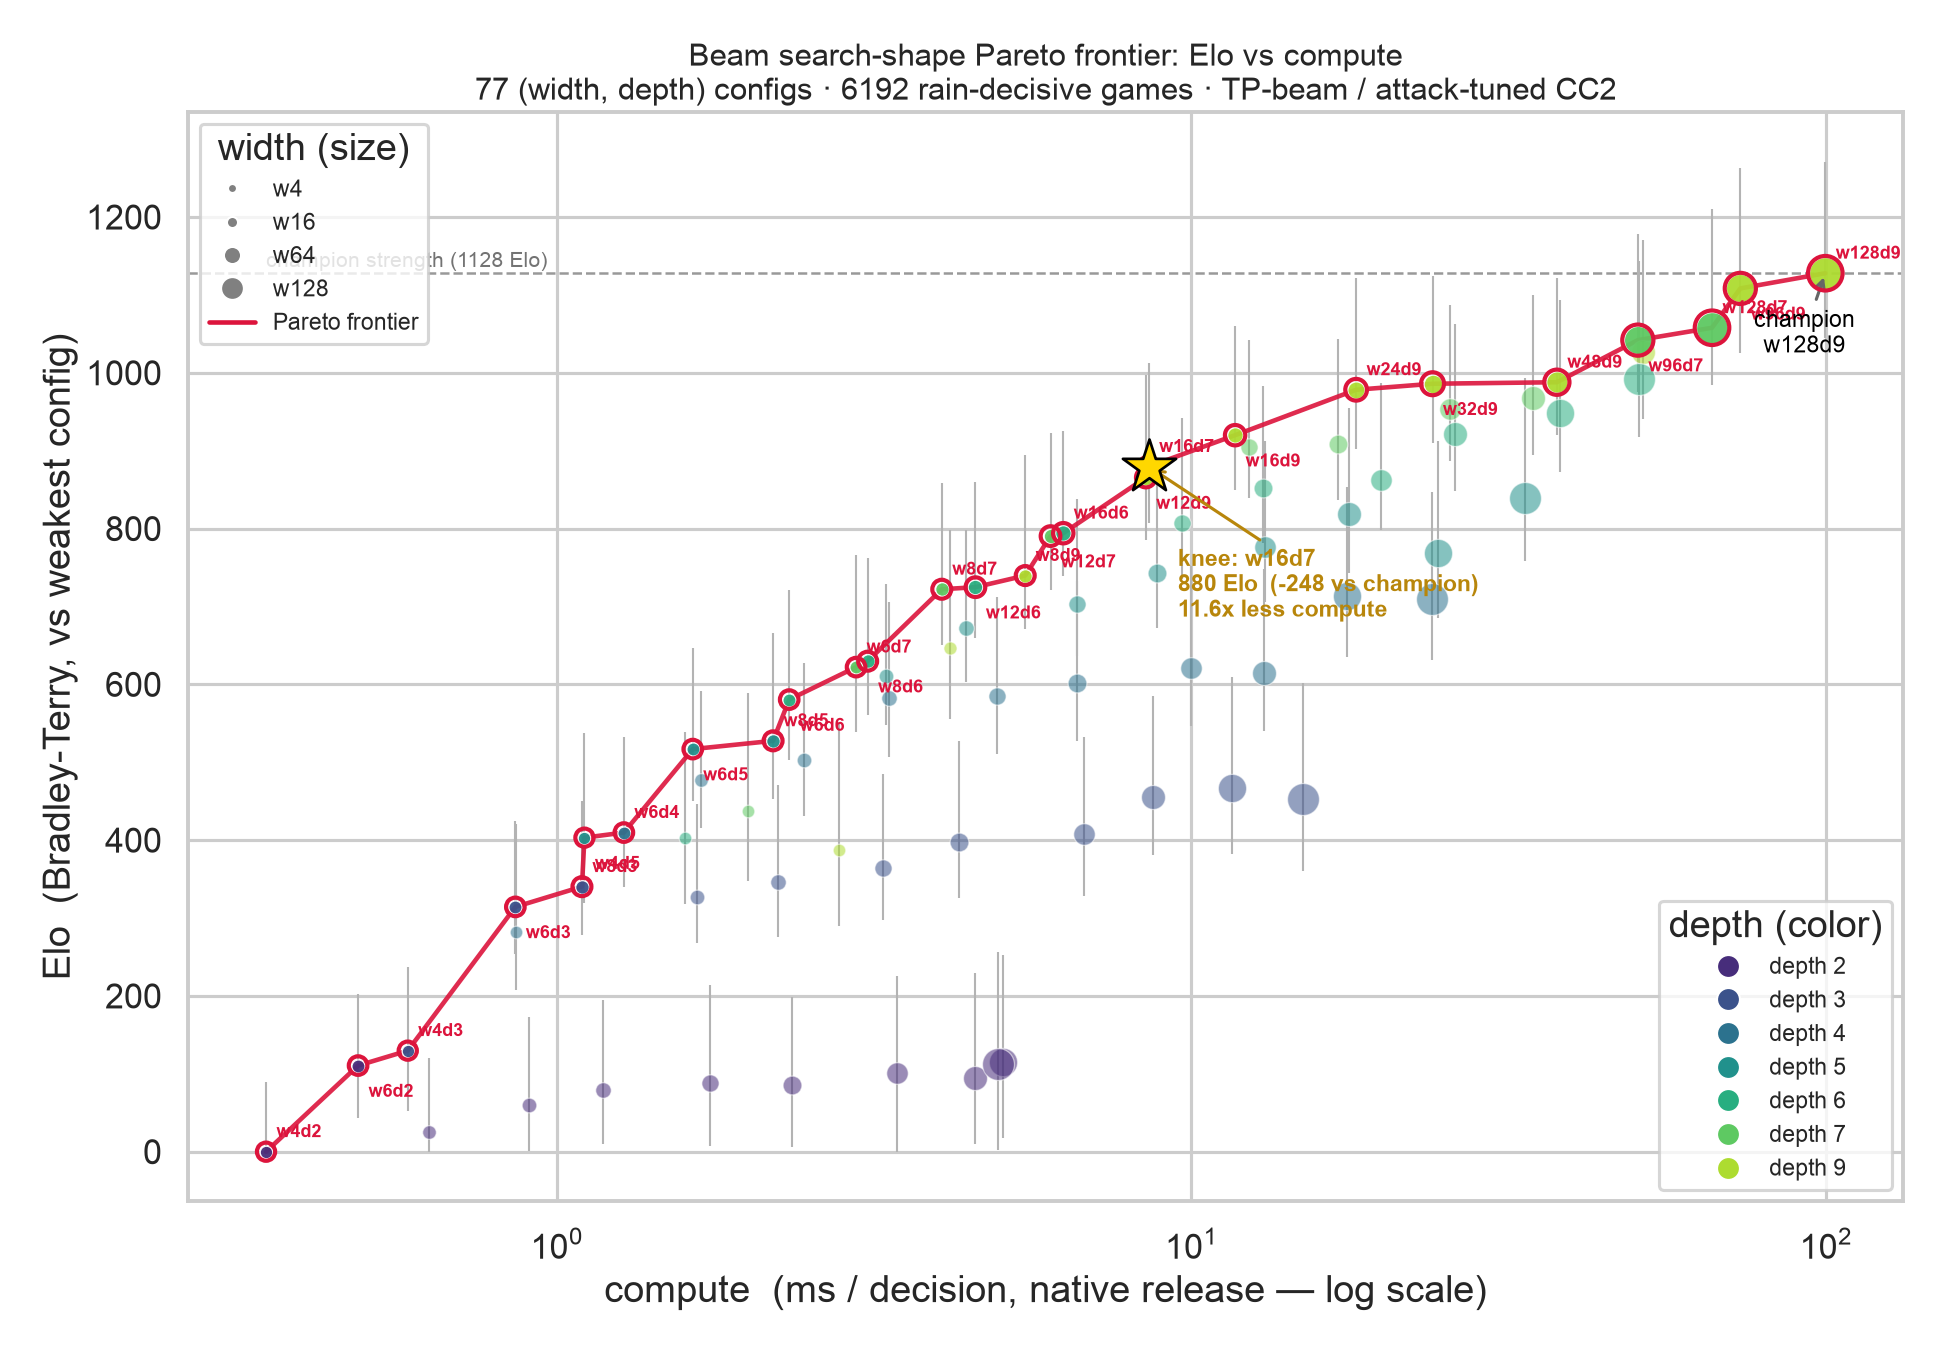

The script that saved this image:
# /// script
# requires-python = ">=3.11"
# dependencies = ["numpy", "scipy", "pandas", "matplotlib", "seaborn"]
# ///
"""Fit Elo from the versus tournament's pairwise matrix and plot Elo vs compute.

Inputs (written by `cargo run -p tetr-research --example elo_pareto`):
  configs.csv : label,width,depth,compute_ms,nodes   (the compute x-axis)
  pairs.csv   : a,b,a_wins,b_wins,draws,games         (the pairwise outcomes)

Model: Bradley-Terry. Config i has strength theta_i; P(i beats j) = sigmoid(theta_i-theta_j).
A draw counts as half a win to each side. A small L2 ridge regularizes perfectly-separated
edges (cross-strength matchups that go 24-0) and fixes the additive gauge. Elo = theta *
400/ln(10) (a 400-point gap == 10:1 odds), anchored so the weakest config sits at 0.
95% CIs come from a multinomial bootstrap over each edge's games.

Run:  uv run analysis/elo-pareto/elo_pareto.py
"""
from __future__ import annotations

import pathlib
import sys

import numpy as np
import pandas as pd
import matplotlib.pyplot as plt
import matplotlib.cm as cm
import seaborn as sns
from scipy.optimize import minimize
from scipy.special import expit, log_expit

HERE = pathlib.Path(__file__).resolve().parent
ELO_SCALE = 400.0 / np.log(10.0)
RIDGE = 1e-3


def load() -> tuple[pd.DataFrame, pd.DataFrame]:
    cfg = pd.read_csv(HERE / "configs.csv")
    pairs = pd.read_csv(HERE / "pairs.csv")
    # keep only pairs whose endpoints both have a compute row
    known = set(cfg.label)
    pairs = pairs[pairs.a.isin(known) & pairs.b.isin(known)].reset_index(drop=True)
    return cfg, pairs


def fit_bt(labels: list[str], pairs: pd.DataFrame) -> np.ndarray:
    """Maximum-likelihood Bradley-Terry strengths (in nats), gauge-fixed by the ridge."""
    idx = {lab: k for k, lab in enumerate(labels)}
    i = pairs.a.map(idx).to_numpy()
    j = pairs.b.map(idx).to_numpy()
    si = pairs.a_wins.to_numpy(float) + 0.5 * pairs.draws.to_numpy(float)  # eff. wins for i
    sj = pairs.b_wins.to_numpy(float) + 0.5 * pairs.draws.to_numpy(float)  # eff. wins for j
    n = len(labels)

    def nll_grad(theta: np.ndarray):
        d = theta[i] - theta[j]
        nll = -(si * log_expit(d) + sj * log_expit(-d)).sum() + RIDGE * theta @ theta
        p = expit(d)
        g_edge = (si + sj) * p - si  # d nll / d d
        grad = np.zeros(n)
        np.add.at(grad, i, g_edge)
        np.add.at(grad, j, -g_edge)
        grad += 2.0 * RIDGE * theta
        return nll, grad

    res = minimize(nll_grad, np.zeros(n), jac=True, method="L-BFGS-B")
    return res.x - res.x.mean()


def bootstrap(labels, pairs, reps=400, seed=0) -> np.ndarray:
    """Multinomial-resample each edge's games; refit. Returns (reps, n_configs) Elo draws."""
    rng = np.random.default_rng(seed)
    out = np.empty((reps, len(labels)))
    a_w = pairs.a_wins.to_numpy()
    b_w = pairs.b_wins.to_numpy()
    dr = pairs.draws.to_numpy()
    tot = (a_w + b_w + dr).clip(min=1)
    p = np.stack([a_w / tot, b_w / tot, dr / tot], axis=1)
    for r in range(reps):
        res = np.array([rng.multinomial(t, pr) for t, pr in zip(tot, p)])
        bp = pairs.copy()
        bp.a_wins, bp.b_wins, bp.draws = res[:, 0], res[:, 1], res[:, 2]
        out[r] = fit_bt(labels, bp) * ELO_SCALE
    return out


def pareto_front(compute: np.ndarray, elo: np.ndarray) -> np.ndarray:
    """Indices of non-dominated points: no other point is cheaper AND stronger."""
    order = np.argsort(compute)
    front, best = [], -np.inf
    for k in order:
        if elo[k] > best + 1e-9:
            front.append(k)
            best = elo[k]
    return np.array(front)


def elbow(compute: np.ndarray, elo: np.ndarray) -> int:
    """Kneedle elbow on a concave frontier: the point farthest above the chord joining the
    cheapest and most-expensive frontier points, in normalized (log-compute, Elo) space.
    This is the diminishing-returns knee — beyond it, strength costs disproportionate compute."""
    if len(compute) < 3:
        return 0  # degenerate frontier (single/two points) — the cheapest is the only "knee"
    x = np.log10(compute)
    x = (x - x.min()) / max(np.ptp(x), 1e-9)
    y = (elo - elo.min()) / max(np.ptp(elo), 1e-9)
    span = x[-1] - x[0]
    if abs(span) < 1e-9:  # all frontier points at one compute (shouldn't happen on real data)
        return int(np.argmax(y))
    chord = y[0] + (y[-1] - y[0]) / span * (x - x[0])
    return int(np.argmax(y - chord))


def main() -> int:
    cfg, pairs = load()
    if pairs.empty:
        print("pairs.csv is empty — run the tournament first", file=sys.stderr)
        return 1

    # connectivity check (BT needs the comparison graph connected)
    labels = list(cfg.label)
    import scipy.sparse.csgraph as cg
    from scipy.sparse import coo_matrix

    idx = {lab: k for k, lab in enumerate(labels)}
    ii = pairs.a.map(idx).to_numpy()
    jj = pairs.b.map(idx).to_numpy()
    adj = coo_matrix((np.ones(len(ii) * 2), (np.r_[ii, jj], np.r_[jj, ii])), shape=(len(labels),) * 2)
    n_comp, comp = cg.connected_components(adj, directed=False)
    main_comp = np.bincount(comp).argmax()
    keep = comp == main_comp
    if not keep.all():
        dropped = [labels[k] for k in range(len(labels)) if not keep[k]]
        print(f"warning: {len(dropped)} configs not in the main connected component "
              f"({keep.sum()}/{len(labels)} kept) — DROPPED from the fit: {', '.join(dropped)}",
              file=sys.stderr)
    cfg = cfg[keep].reset_index(drop=True)
    labels = list(cfg.label)
    known = set(labels)
    pairs = pairs[pairs.a.isin(known) & pairs.b.isin(known)].reset_index(drop=True)

    theta = fit_bt(labels, pairs)
    elo = theta * ELO_SCALE
    elo = elo - elo.min()  # anchor weakest config at 0
    boot = bootstrap(labels, pairs)
    boot = boot - boot.min(axis=1, keepdims=True)
    lo, hi = np.percentile(boot, [2.5, 97.5], axis=0)

    cfg = cfg.assign(elo=elo, elo_lo=lo, elo_hi=hi)
    games = int(pairs.games.sum())
    front = pareto_front(cfg.compute_ms.to_numpy(), cfg.elo.to_numpy())
    cfg["on_front"] = False
    cfg.loc[front, "on_front"] = True
    cfg.to_csv(HERE / "elo.csv", index=False)  # the fitted strengths, for scaling_analysis.py

    # ---- summary ----
    print(f"\nfit on {len(cfg)} configs, {len(pairs)} matchups, {games} games\n")
    fc = cfg.iloc[front].sort_values("compute_ms")
    print("Pareto frontier (compute-efficient configs):")
    print(fc[["label", "width", "depth", "compute_ms", "nodes", "elo"]]
          .to_string(index=False, float_format=lambda v: f"{v:.2f}"))
    champ = cfg.loc[cfg.compute_ms.idxmax()]
    # the knee = the diminishing-returns elbow of the frontier
    fc_sorted = fc.sort_values("compute_ms").reset_index(drop=True)
    knee = fc_sorted.iloc[elbow(fc_sorted.compute_ms.to_numpy(), fc_sorted.elo.to_numpy())]
    print(f"\nknee (elbow): {knee.label} = {knee.elo:.0f} Elo "
          f"({knee.elo - champ.elo:+.0f} vs champion {champ.label}) at {knee.compute_ms:.1f} ms "
          f"= {champ.compute_ms / knee.compute_ms:.1f}x less compute than the champion.")

    # ---- plot ----
    sns.set_theme(style="whitegrid", context="talk")
    fig, ax = plt.subplots(figsize=(13, 9))
    depths = sorted(cfg.depth.unique())
    palette = dict(zip(depths, sns.color_palette("viridis", len(depths))))

    # CI whiskers (thin)
    ax.vlines(cfg.compute_ms, cfg.elo_lo, cfg.elo_hi, color="0.7", lw=1.0, zorder=1)
    # all configs: color = depth, size = width
    for _, r in cfg.iterrows():
        ax.scatter(r.compute_ms, r.elo, s=30 + r.width * 1.6, color=palette[r.depth],
                   edgecolor="white", lw=0.6, zorder=3,
                   alpha=0.95 if r.on_front else 0.55)
    # frontier line + emphasis
    ax.plot(fc.compute_ms, fc.elo, color="crimson", lw=2.2, zorder=2, alpha=0.9,
            label="Pareto frontier")
    ax.scatter(fc.compute_ms, fc.elo, s=70 + fc.width * 1.6, facecolor="none",
               edgecolor="crimson", lw=2.0, zorder=4)

    # label frontier configs + the champion
    for n, (_, r) in enumerate(fc.sort_values("compute_ms").iterrows()):
        ax.annotate(r.label, (r.compute_ms, r.elo), textcoords="offset points",
                    xytext=(5, 7 if n % 2 == 0 else -15), fontsize=8.5,
                    color="crimson", weight="bold")
    ax.annotate(f"champion\n{champ.label}", (champ.compute_ms, champ.elo),
                textcoords="offset points", xytext=(-10, -38), fontsize=11,
                ha="center", color="black",
                arrowprops=dict(arrowstyle="->", color="0.4"))

    # champion-strength reference + the diminishing-returns elbow
    ax.axhline(champ.elo, ls="--", lw=1.2, color="0.6", zorder=0)
    ax.text(cfg.compute_ms.min(), champ.elo + 8, f"champion strength ({champ.elo:.0f} Elo)",
            fontsize=10, color="0.45")
    ax.scatter([knee.compute_ms], [knee.elo], marker="*", s=720, color="gold",
               edgecolor="black", lw=1.3, zorder=6)
    ax.annotate(
        f"knee: {knee.label}\n{knee.elo:.0f} Elo  ({knee.elo - champ.elo:+.0f} vs champion)\n"
        f"{champ.compute_ms / knee.compute_ms:.1f}x less compute",
        (knee.compute_ms, knee.elo), textcoords="offset points", xytext=(14, -72),
        fontsize=11, weight="bold", color="darkgoldenrod",
        arrowprops=dict(arrowstyle="->", color="darkgoldenrod"))

    ax.set_xscale("log")
    ax.set_xlabel("compute  (ms / decision, native release — log scale)")
    ax.set_ylabel("Elo  (Bradley-Terry, vs weakest config)")
    ax.set_title(f"Beam search-shape Pareto frontier: Elo vs compute\n"
                 f"{len(cfg)} (width, depth) configs · {games} rain-decisive games · "
                 f"TP-beam / attack-tuned CC2", fontsize=15)

    # depth legend (color) + width legend (size)
    from matplotlib.lines import Line2D
    dlg = [Line2D([0], [0], marker="o", ls="", mfc=palette[d], mec="white",
                  ms=11, label=f"depth {d}") for d in depths]
    wlg = [Line2D([0], [0], marker="o", ls="", mfc="0.5", mec="white",
                  ms=np.sqrt(30 + w * 1.6) / 1.4, label=f"w{w}")
           for w in [4, 16, 64, 128]]
    leg1 = ax.legend(handles=dlg, title="depth (color)", loc="lower right", fontsize=11)
    ax.add_artist(leg1)
    ax.legend(handles=wlg + [Line2D([0], [0], color="crimson", lw=2.2, label="Pareto frontier")],
              title="width (size)", loc="upper left", fontsize=11)

    fig.tight_layout()
    out = HERE / "elo_pareto.png"
    fig.savefig(out, dpi=150)
    print(f"\nwrote {out}")
    return 0


if __name__ == "__main__":
    raise SystemExit(main())
